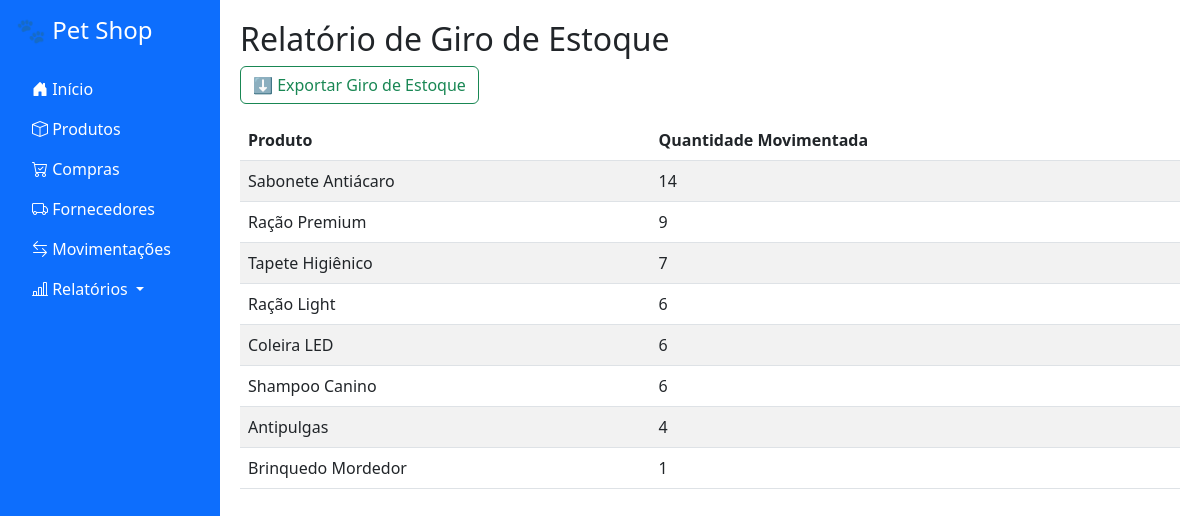
The app's page /relatorios/giro with its own data.
### app/models.py (models this page shows)
class Produto(db.Model):
    id = db.Column(db.Integer, primary_key=True)
    nome = db.Column(db.String(100), nullable=False)
    lote = db.Column(db.String(50))
    validade = db.Column(db.Date)
    quantidade = db.Column(db.Integer, default=0)
    estoque_minimo = db.Column(db.Integer, default=10)
    estoque_maximo = db.Column(db.Integer, default=100)

### app/routes.py (the view)
@app.route("/relatorios/giro")
def relatorio_giro_estoque():
    giro = db.session.query(
        Produto.nome,
        func.sum(Movimentacao.quantidade).label("total_mov")
    ).join(Movimentacao).group_by(Produto.id).order_by(func.sum(Movimentacao.quantidade).desc()).all()
    return render_template("relatorio_giro.html", giro=giro)

### app/templates/relatorio_giro.html
{% extends 'base.html' %}
{% block content %}
<h2>Relatório de Giro de Estoque</h2>
<a href="{{ url_for('exportar_giro') }}" class="btn btn-outline-success mb-3">
    ⬇️ Exportar Giro de Estoque
</a>
<table class="table table-striped">
    <thead>
        <tr>
            <th>Produto</th>
            <th>Quantidade Movimentada</th>
        </tr>
    </thead>
    <tbody>
        {% for nome, total in giro %}
        <tr>
            <td>{{ nome }}</td>
            <td>{{ total }}</td>
        </tr>
        {% endfor %}
    </tbody>
</table>
{% endblock %}

### app/templates/base.html (style rules this page uses)
body { display: flex; }

### records on screen
Produto: nome "Sabonete Antiácaro", total "14"
Produto: nome "Ração Premium", total "9"
Produto: nome "Tapete Higiênico", id "7"
Produto: nome "Ração Light", id "6"
Produto: nome "Coleira LED", total "6"
Produto: nome "Shampoo Canino", total "6"
Produto: nome "Antipulgas", total "4"
Produto: nome "Brinquedo Mordedor", total "1"
